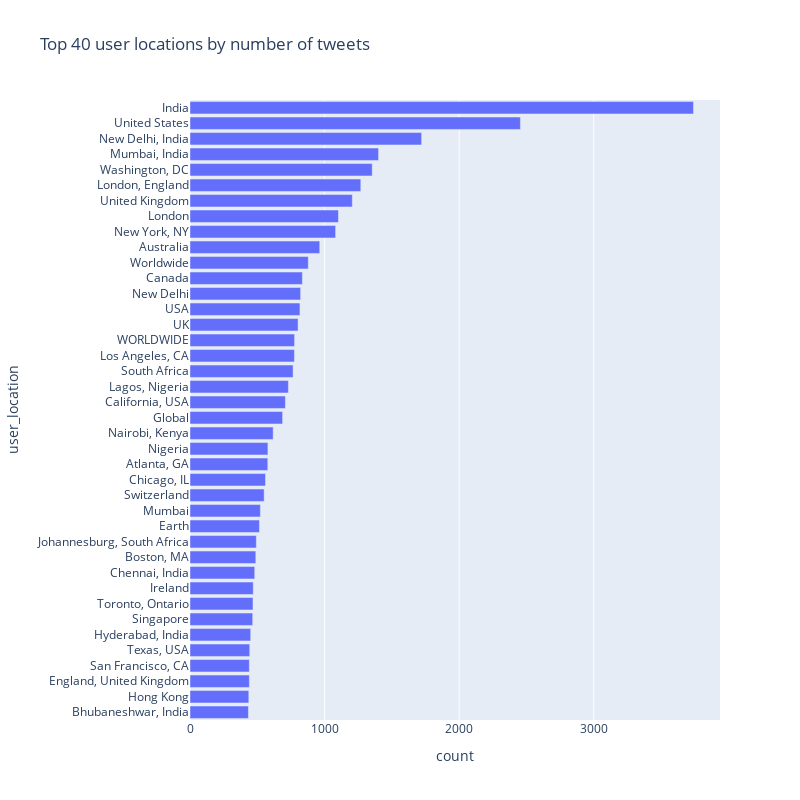

The cell this chart's notebook holds for it:
### Code cell
ds = df['user_location'].value_counts().reset_index()
ds.columns = ['user_location', 'count']
ds = ds[ds['user_location']!='NA']
ds = ds.sort_values(['count'])

fig = px.bar(
    ds.tail(40), 
    x="count", 
    y="user_location", 
    orientation='h', title='Top 40 user locations by number of tweets', 
    width=800, 
    height=800
)

fig.show()

### Figure 1 — Plotly figure (JSON) as saved in the notebook; plotly's stock layout.template omitted (floating-point values rounded to 4 significant figures)
{"data": [{"alignmentgroup": "True", "hovertemplate": "count=%{x}<br>user_location=%{y}<extra></extra>", "legendgroup": "", "marker": {"color": "#636efa"}, "name": "", "offsetgroup": "", "orientation": "h", "showlegend": false, "textposition": "auto", "type": "bar", "x": [434, 437, 441, 441, 444, 451, 466, 468, 470, 481, 489, 493, 516, 523, 551, 561, 578, 579, 618, 688, 709, 731, 766, 776, 777, 803, 817, 822, 835, 879, 964, 1082, 1103, 1206, 1269, 1354, 1401, 1721, 2455, 3741], "xaxis": "x", "y": ["Bhubaneshwar, India", "Hong Kong", "England, United Kingdom", "San Francisco, CA", "Texas, USA", "Hyderabad, India", "Singapore", "Toronto, Ontario", "Ireland", "Chennai, India", "Boston, MA", "Johannesburg, South Africa", "Earth", "Mumbai", "Switzerland", "Chicago, IL", "Atlanta, GA", "Nigeria", "Nairobi, Kenya", "Global", "California, USA", "Lagos, Nigeria", "South Africa", "Los Angeles, CA", "WORLDWIDE", "UK", "USA", "New Delhi", "Canada", "Worldwide", "Australia", "New York, NY", "London", "United Kingdom", "London, England", "Washington, DC", "Mumbai, India", "New Delhi, India", "United States", "India"], "yaxis": "y"}], "layout": {"barmode": "relative", "height": 800, "legend": {"tracegroupgap": 0}, "title": {"text": "Top 40 user locations by number of tweets"}, "width": 800, "xaxis": {"anchor": "y", "domain": [0, 1], "title": {"text": "count"}}, "yaxis": {"anchor": "x", "domain": [0, 1], "title": {"text": "user_location"}}}}
